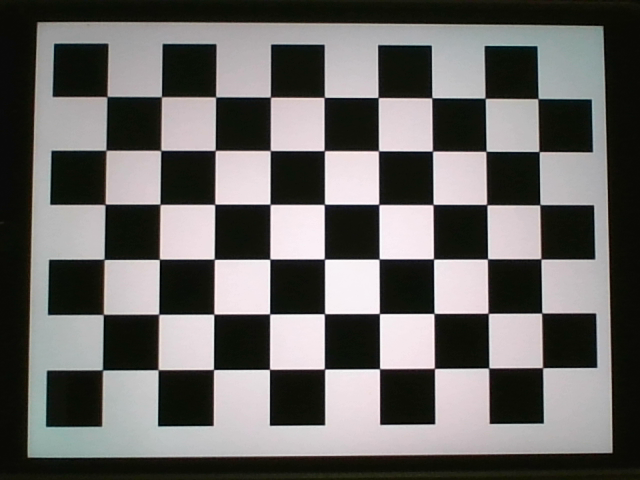
#> input picture capHead/images/calibration/camera_calibration_1.png, 640 x 480 px; its folder holds 5 pictures in this run
$ python cameraCalibration.py
#> lines starting #> are read from the running program, lines starting #| are printed output that depends on the picture; after the words box and inside, x2 and y2 are one past the last pixel; in counts of white or black regions, pixels touching at a corner belong together
import cv2
import numpy as np
import glob

# 找棋盘格角点
# 阈值
criteria = (cv2.TERM_CRITERIA_EPS + cv2.TERM_CRITERIA_MAX_ITER, 30, 0.001)
#棋盘格模板规格
w = 9
h = 6
# 世界坐标系中的棋盘格点,例如(0,0,0), (1,0,0), (2,0,0) ....,(8,5,0)，去掉Z坐标，记为二维矩阵
objp = np.zeros((w*h,3), np.float32)
objp[:,:2] = np.mgrid[0:w,0:h].T.reshape(-1,2)
# 储存棋盘格角点的世界坐标和图像坐标对
objpoints = [] # 在世界坐标系中的三维点
imgpoints = [] # 在图像平面的二维点

images = glob.glob('images/calibration/camera_calibration_*.png')
for fname in images:
    img = cv2.imread(fname)
#> img is the input picture: shape (480, 640, 3); mean B, G, R 100.2, 102.3, 104.1
    img_gray = cv2.cvtColor(img,cv2.COLOR_BGR2GRAY)
    # 找到棋盘格角点
    ret, corners = cv2.findChessboardCorners(img_gray, (w,h), None)
#> ret = True; corners = 54 rows, first 8: [107.1, 96.61], [161.5, 96.69], [215.7, 97], [270.5, 97.16], [324.2, 97.4], [378.1, 97.51], [431.8, 97.75], [485, 98.22]
    # 如果找到足够点对，将其存储起来
    if ret == True:
        cv2.cornerSubPix(img_gray,corners,(11,11),(-1,-1),criteria)
        objpoints.append(objp)
        imgpoints.append(corners)
        # 将角点在图像上显示
        cv2.drawChessboardCorners(img, (w,h), corners, ret)
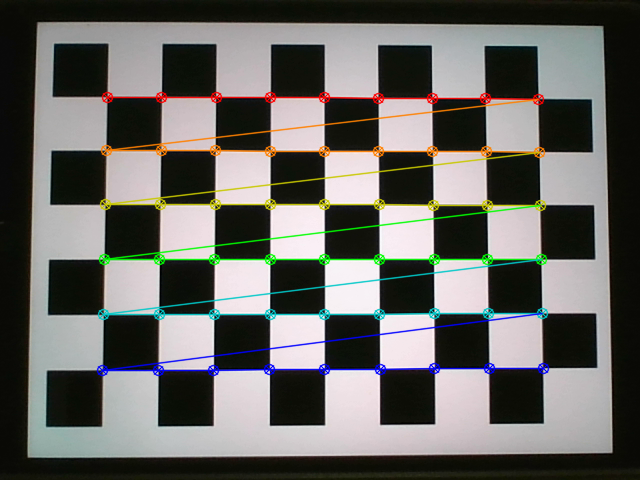
#> img: shape (480, 640, 3); 6.08% of pixels changed, all inside (x1, y1, x2, y2) = (96, 91, 550, 377)
        cv2.imshow('findCorners',img)
        cv2.waitKey()
#> pass 2 of the loop `for fname in images:`:
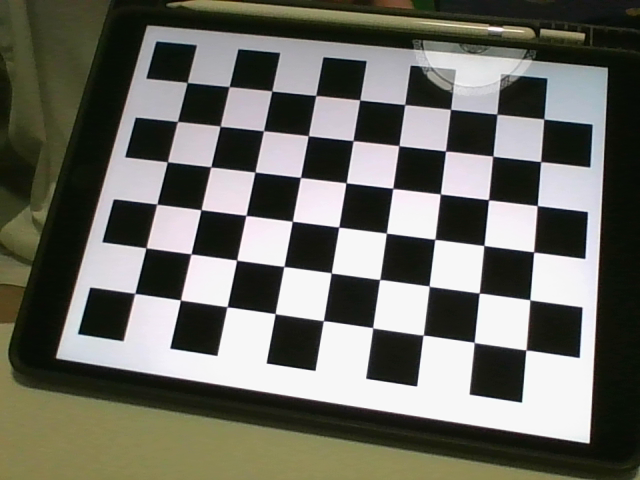
#> input picture capHead/images/calibration/camera_calibration_2.png, 640 x 480 px
#> img is the input picture: shape (480, 640, 3); mean B, G, R 99.1, 107.6, 107.6
#> `img_gray = cv2.cvtColor(img,cv2.COLOR_BGR2GRAY)`:
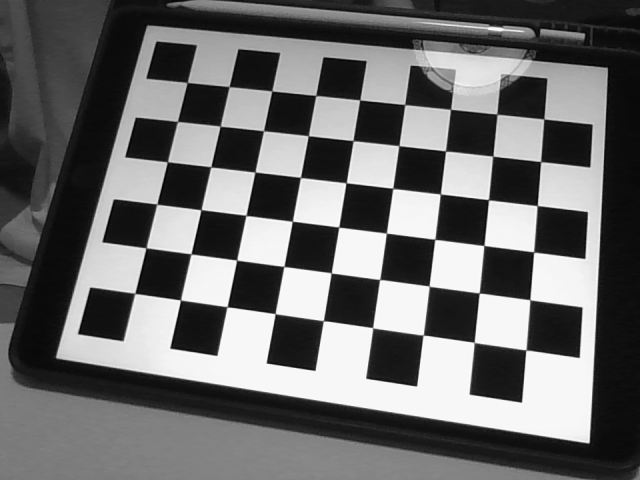
#> img_gray: shape (480, 640); min 1, max 250, mean 106.7
#> corners = 54 rows, first 8: [187.1, 82.54], [229.2, 86.61], [271.9, 90.99], [315.8, 95.53], [359.8, 99.9], [404.7, 104.6], [450.5, 109.4], [496.8, 114.3]
#> `cv2.drawChessboardCorners(img, (w,h), corners, ret)`:
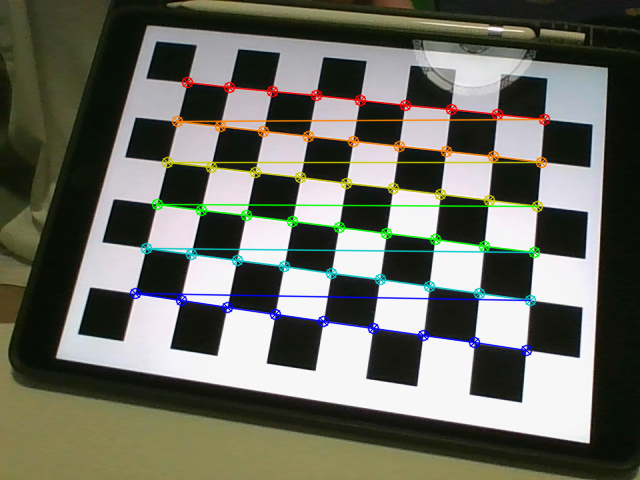
#> img: shape (480, 640, 3); 5.41% of pixels changed, all inside (x1, y1, x2, y2) = (129, 76, 551, 357)
#> pass 3 of the loop `for fname in images:`:
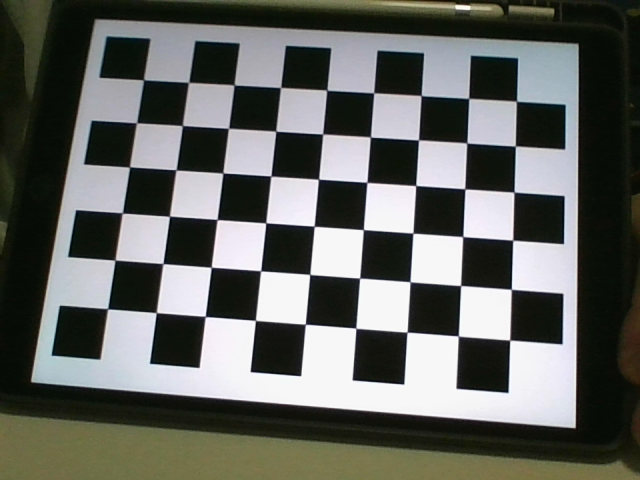
#> input picture capHead/images/calibration/camera_calibration_3.png, 640 x 480 px
#> img is the input picture: shape (480, 640, 3); mean B, G, R 96.6, 101, 99.2
#> `img_gray = cv2.cvtColor(img,cv2.COLOR_BGR2GRAY)`:
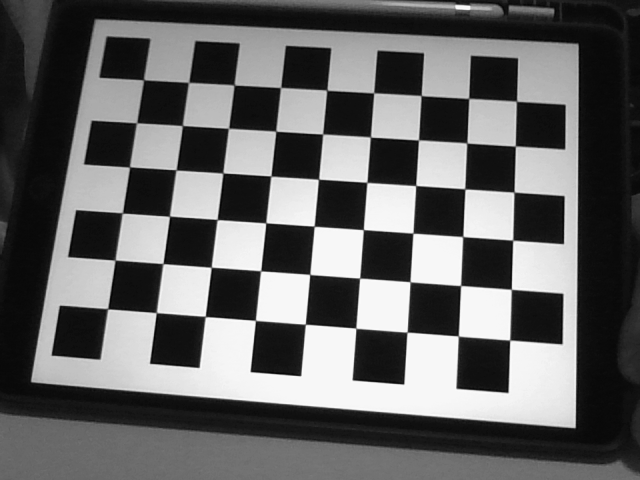
#> img_gray: shape (480, 640); min 1, max 250, mean 100
#> corners = 54 rows, first 8: [143.7, 79.78], [188.7, 82.5], [234.2, 85.15], [280.6, 87.52], [326.8, 90.26], [373.6, 92.9], [421, 95.56], [468.7, 98.37]
#> `cv2.drawChessboardCorners(img, (w,h), corners, ret)`:
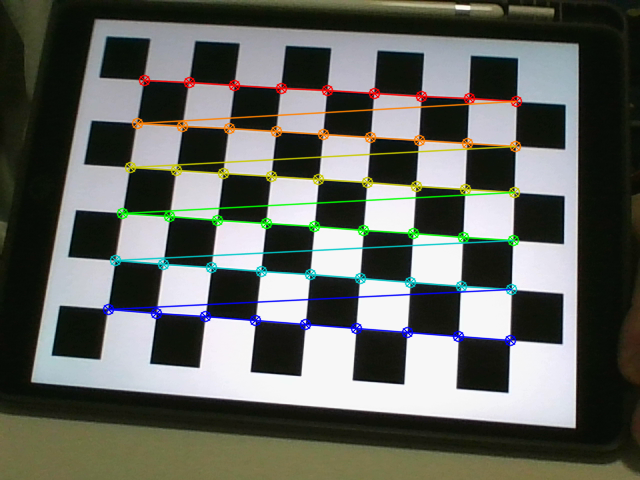
#> img: shape (480, 640, 3); 5.54% of pixels changed, all inside (x1, y1, x2, y2) = (102, 74, 523, 347)
#> the loop made 5 passes; the first 3 are shown
cv2.destroyAllWindows()

# 标定
ret, mtx, dist, rvecs, tvecs = cv2.calibrateCamera(objpoints, imgpoints, img_gray.shape[::-1], None, None)
print(mtx)
print(dist)

# 去畸变
img2 = cv2.imread('images/calibration/camera_calibration_4.png')
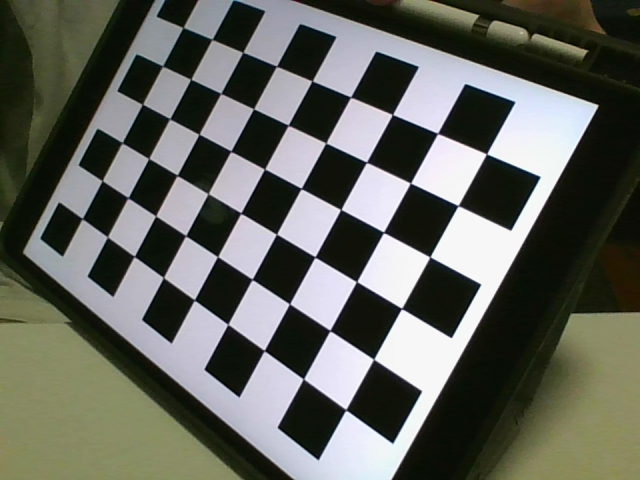
#> input picture capHead/images/calibration/camera_calibration_4.png, 640 x 480 px
#> img2 is the input picture: shape (480, 640, 3); mean B, G, R 92.9, 100.6, 98.5
h, w = img2.shape[:2]
#> h = 480; w = 640
newcameramtx, roi=cv2.getOptimalNewCameraMatrix(mtx,dist,(w,h),0,(w,h)) # 自由比例参数
dst = cv2.undistort(img2, mtx, dist, None, newcameramtx)    # 去畸变
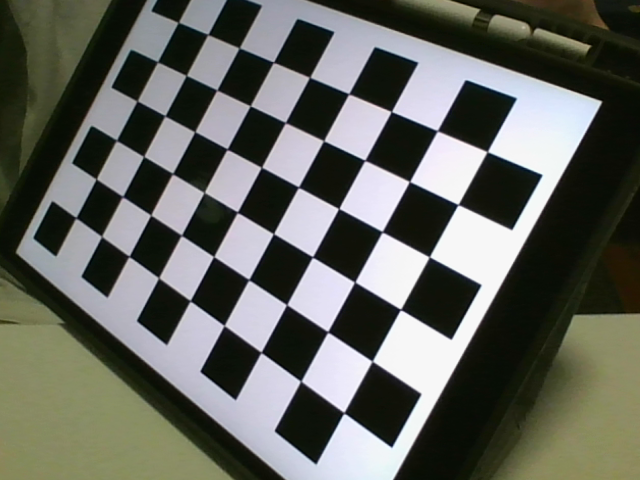
#> dst: shape (480, 640, 3); mean B, G, R 94.2, 101.3, 99.2
# 根据前面ROI区域裁剪图片
x,y,w,h = roi
dst = dst[y:y+h, x:x+w]
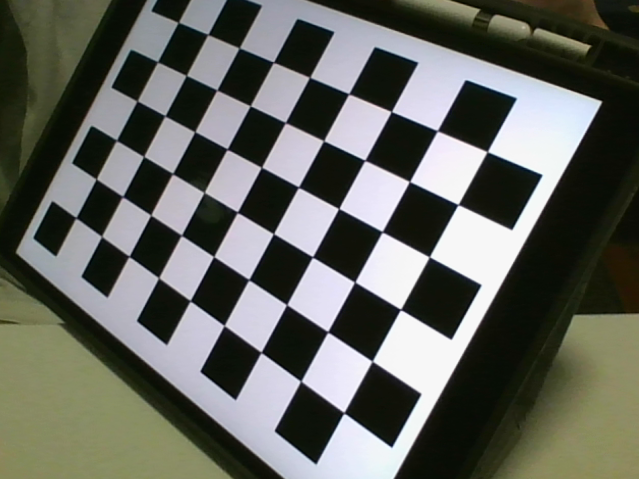
#> dst: shape (479, 639, 3); mean B, G, R 94.3, 101.3, 99.2
cv2.imwrite('images/calibration/calibresult.png',dst)

# 反投影误差
total_error = 0
for i in range(len(objpoints)):
    imgpoints2, _ = cv2.projectPoints(objpoints[i], rvecs[i], tvecs[i], mtx, dist)
    error = cv2.norm(imgpoints[i],imgpoints2, cv2.NORM_L2)/len(imgpoints2)
    total_error += error
print("total error: ", total_error/len(objpoints))
